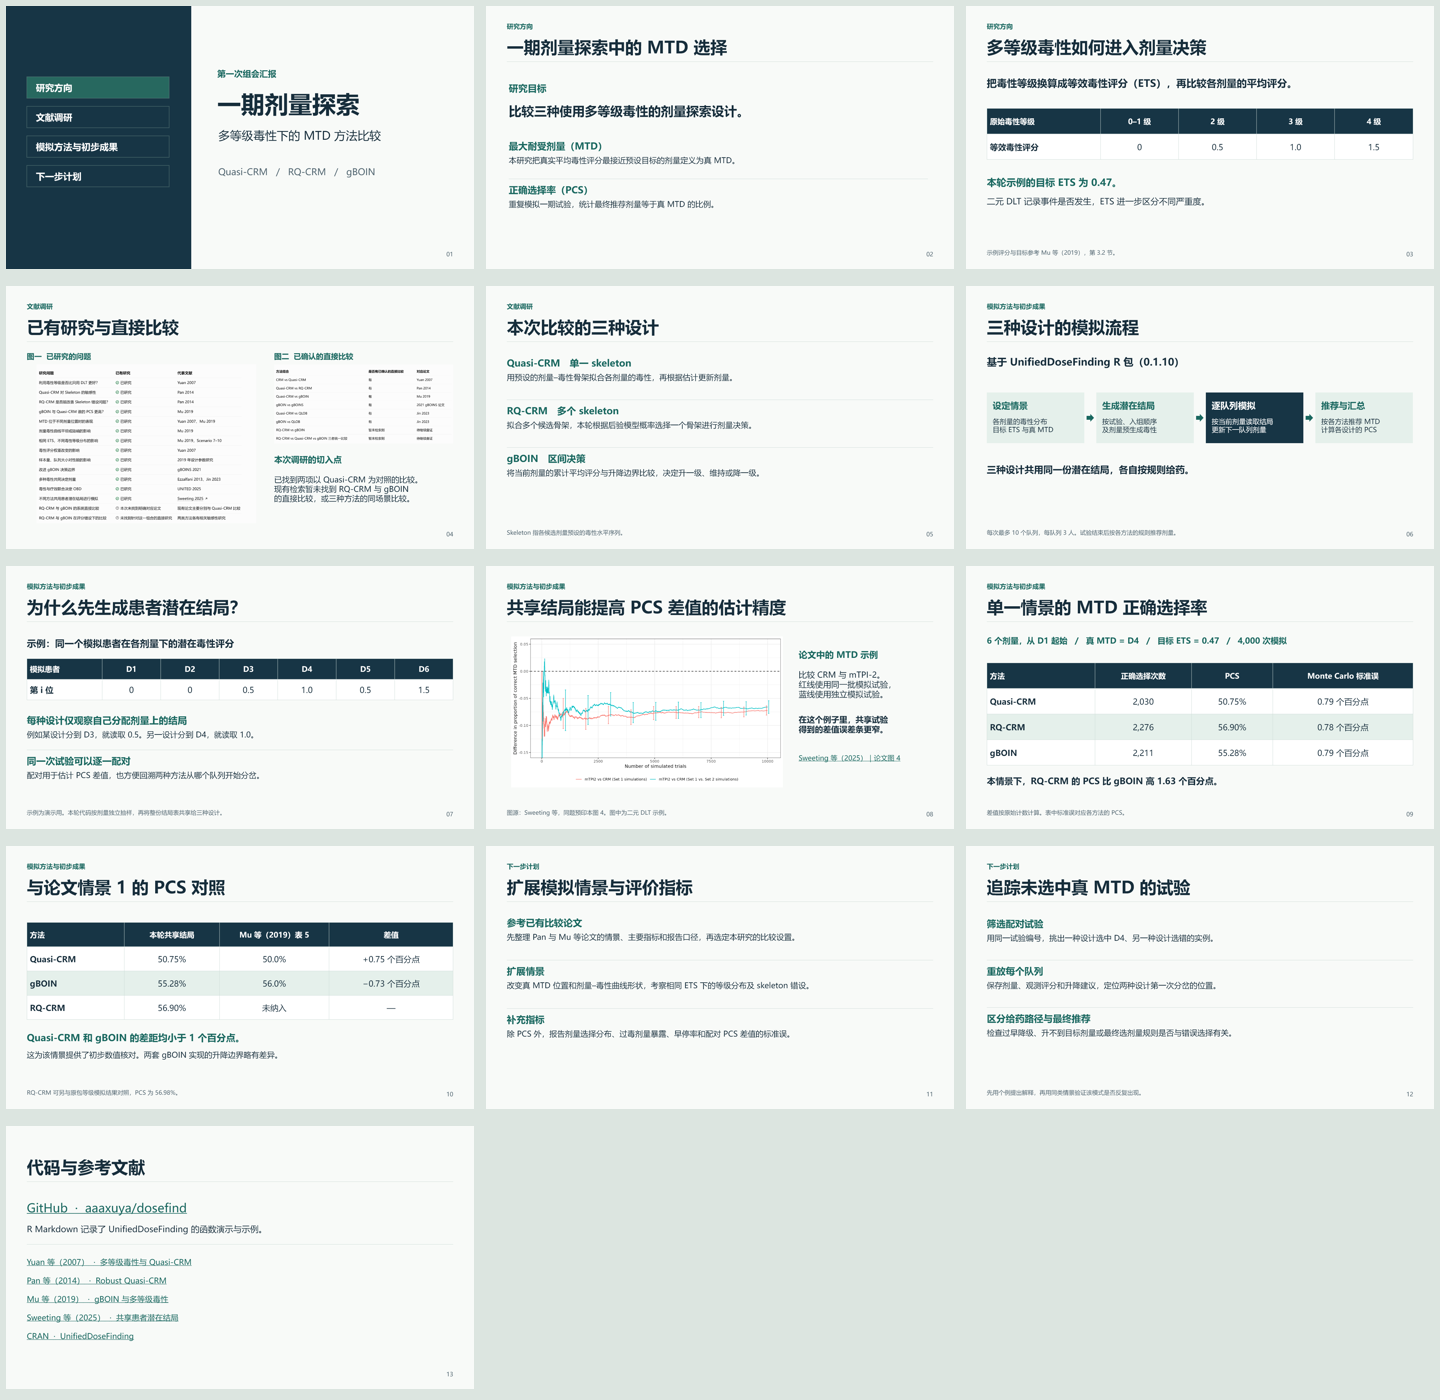

Write the Python code that produced this figure.
from PIL import Image
import glob
files=sorted(glob.glob('.dose-build/slide-*.png'))
sheet=Image.new('RGB',(1440,5*280),'#dce5e0')
for i,f in enumerate(files):
 im=Image.open(f).convert('RGB')
 im.thumbnail((468,265))
 sheet.paste(im,((i%3)*480+6,(i//3)*280+6))
sheet.save('.dose-build/contact.png')
import fitz
p=fitz.open('.dose-build/sweet-published.pdf')
print(len(files),len(p))
for page in p: print(page.get_text()[:180])
